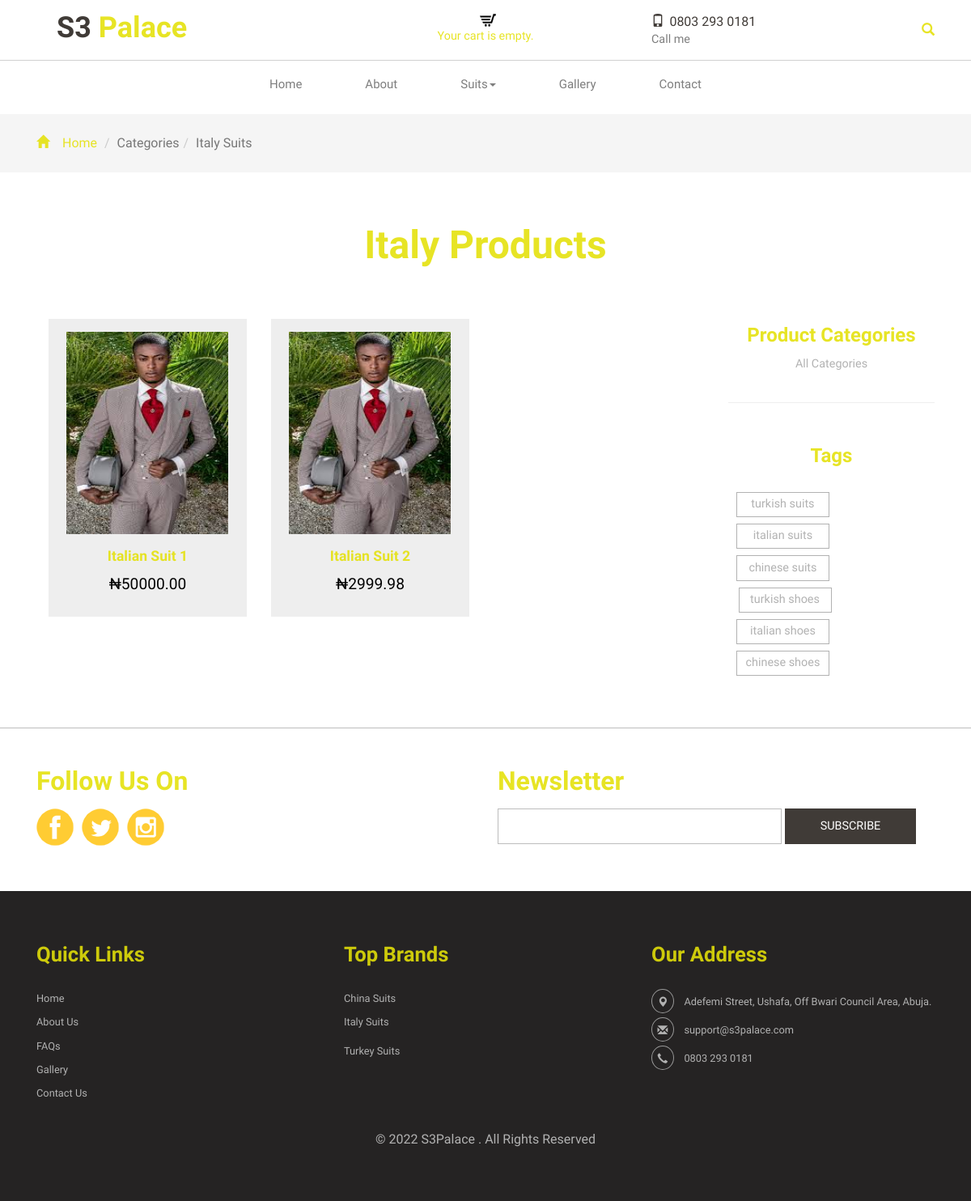
The app's page /suits/italy/, older data.
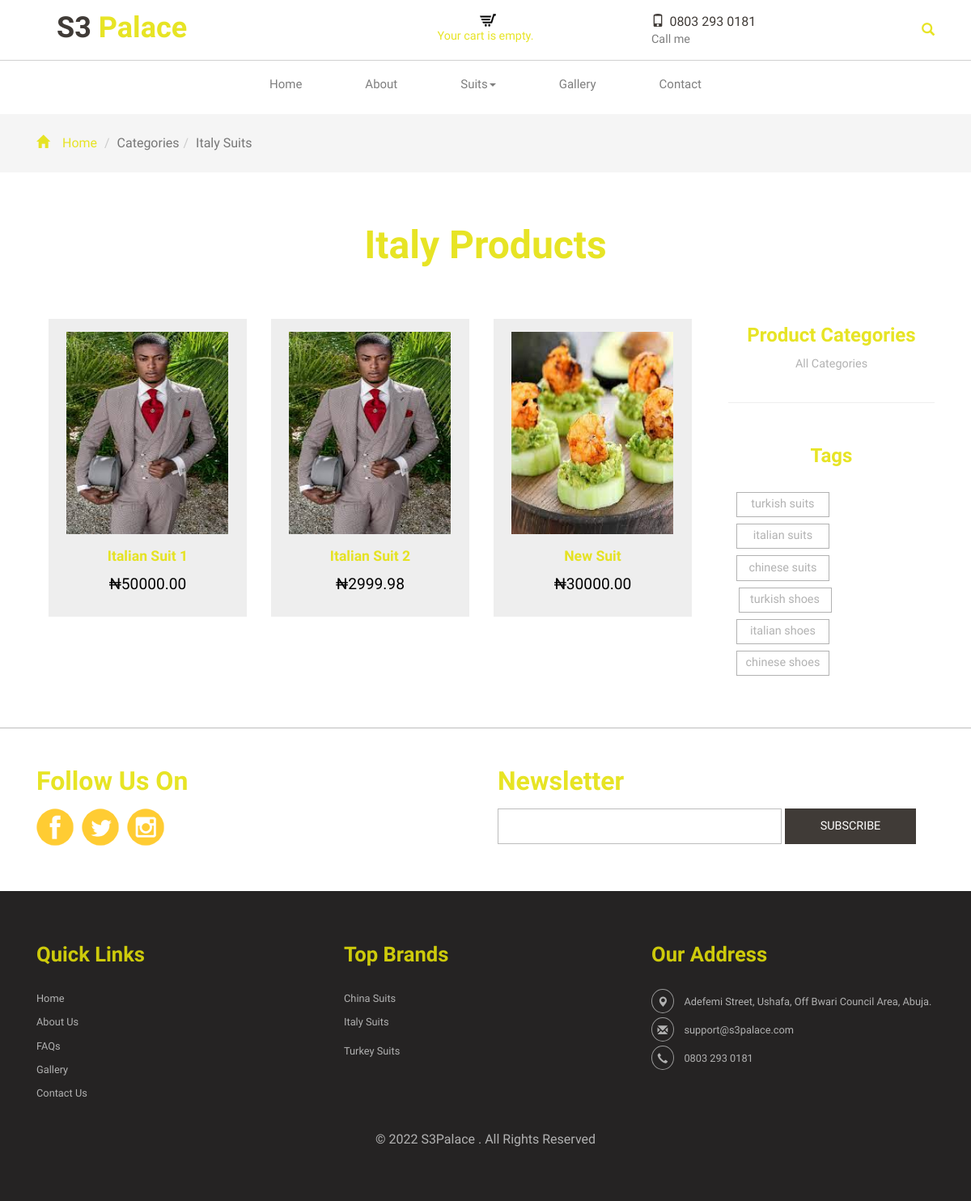
The same page, newer data.
### shop/models.py (models this page shows, shortened)
class Category(models.Model):
    name = models.CharField(max_length=100, db_index=True)
    slug = models.SlugField(max_length=200, unique=True)
    class Meta:
        ordering = ('name',)
        verbose_name = 'category'
        verbose_name_plural = 'categories'
    def get_absolute_url(self):
        return reverse('shop:product_list_by_category',args=[self.slug])

class Suits(models.Model):
    sizes = (
        (40,40),
        (42,42),
        (44,44),
        (46,46),
        (48,48),
        (50,50),
        (52,52),
        (54,54),
        (56,56),
        (58,58),
        (60,60),
        (64,64),
        (66,66),
        (68,68),
        (70,70)
    )
    brands = (
        ('Italian Suits', 'Italian Suits'),
        ('Turkish Suits', 'Turkish Suits'),
        ('Chinese Suits', 'Chinese Suits'),
        ('Italian Shoes', 'Italian Shoes'),
        ('Turkish Shoes', 'Turkish Shoes'),
        ('Chinese Shoes', 'Chinese Shoes')
    )
    name = models.CharField(max_length=200, db_index=True)
    slug = models.SlugField(max_length=200, db_index=True)
    category = models.ForeignKey(Category, related_name='suits_products', on_delete=models.CASCADE)
    sizes = models.CharField(max_length=20, blank=True, default='44-60')
    brands = models.CharField(max_length=100, choices=brands, null=True, db_index=True)
    image = models.ImageField(upload_to='products/%Y/%m/%d',blank=True)
    description = models.TextField(blank=True)
    price = models.DecimalField(max_digits=10, decimal_places=2)
    available = models.BooleanField(default=True)
    created = models.DateTimeField(auto_now_add=True)
    updated = models.DateTimeField(auto_now=True)
    def get_absolute_url(self):
        return reverse('shop:suit_detail', args=[self.id, self.slug])
    class Meta:
        ordering = ('name',)
        index_together = (('id', 'slug'),)
    def __str__(self):
        return self.name

### shop/views.py (the view)
# urls.py: path('suits/<slug:category_slug>/', views.category_list,name='product_list_by_category'),
def category_list(request, category_slug=None):
    category = None
    categories = Category.objects.all()
    suits = Suits.objects.filter(available=True)
    cart = Cart(request)
    if category_slug:
        category = get_object_or_404(Category, slug=category_slug)
        suits = suits.filter(category=category)
    for a in suits:
        print('This is suit:',a, a.get_absolute_url)
    context = {
		'category': category,
        'suits':suits,
        'cart':cart,
        'categories': categories
        }
    return render(request,'shop/product/suit_category_list.html', context)

### cart/cart.py (called while the page is built)
  def __len__(self):
    return sum(item['quantity'] for item in self.cart.values())

### shop/templates/shop/product/suit_category_list.html (shortened to what this page needs)
{% extends 'shop/base.html' %}
{% load static %}
{% block content %}
<div class="breadcrumbs">
	<div class="container">
		<ol class="breadcrumb breadcrumb1 animated wow slideInLeft animated" data-wow-delay=".5s" style="visibility: visible; animation-delay: 0.5s; animation-name: slideInLeft;">
			<li><a href="{% url 'shop:home' %}"><span class="glyphicon glyphicon-home" aria-hidden="true"></span>Home</a></li>
			<li class="active">Categories</li><li class="active">{{category.name}} Suits</li>
		</ol>
	</div>
</div>
<div class="products">
	<div class="container">
		<h2>
			{% if category %}{{ category.name }} Products {% else %}Products{% endif %}
		</h2>
        <div class="col-md-9" style="border: 0px solid red;">
            <div class="content-top1">
                {% for c in suits %}
				<div class="col-md-4 col-md4">
					<div class="col-md1 simpleCart_shelfItem">
						<a href="{{ c.get_absolute_url }}">
							<img style="height:250px; width:200px;" class="img-responsive" src="{{ c.image.url }}" alt="Product Picture" />
						</a>
						<h3><a href="{{ c.get_absolute_url }}">{{ c.name }}</a></h3>
						<div class="price">
								<h5 class="item_price">&#x20A6;{{ c.price }}</h5>
						</div>
					</div>
				</div>
                {% endfor %}
            </div>
        </div> <br>
        <div class="col-md-3 col-sm-12 mt-10 animated wow fadeInLeft" data-wow-delay=".5s" style="text-align:center;">
				<div class=" rsidebar span_1_of_left">
						<h3 class="cate">Product Categories</h3>
						<ul class="menu-drop">
							<li class="item1"> {% if not category %} {% endif %}
								<a href="{% url "shop:home" %}">All Categories</a>
							</li>
						</ul>
				</div>
                <hr>
							<div class="tag">
								<h3 class="cate">Tags</h3>
								<div class="tags text-right col-md-6 col-sm-12">
									<ul>
										<li class='' style="width:115px; float:right;"><a href="#">turkish suits</a></li>
										<li style="width:115px; float:right;"><a href="#">italian suits</a></li>
										<li style="width:115px; float:right;"><a href="#">chinese suits</a></li>
										<li style="width:115px; float:right;"><a href="#">turkish shoes</a></li>
										<li style="width:115px; float:right;"><a href="#">italian shoes</a></li>
										<li style="width:115px; float:right;"><a href="#">chinese shoes</a></li>
										<div class="clearfix"> </div>
									</ul>
								</div>
							</div>
        </div>
    </div>
</div>
{% endblock content  %}

### shop/templates/shop/base.html (shortened to what this page needs)
{% load static  %}
<!DOCTYPE html>
<html>
<head>
<link href="{% static 'css/bootstrap-3.1.1.min.css' %}" rel='stylesheet' type='text/css' />
<link href="{% static 'css/style.css' %}" rel="stylesheet" type="text/css" media="all" />
<link href="{% static 'css/animate.min.css' %}" rel="stylesheet">
</head>
<div class="header">
	<div class="header-top">
		<div class="container">
				<div class="col-sm-4 logo animated wow fadeInLeft" data-wow-delay=".5s">
					<h1><a class='' href="{% url 'shop:home' %}">S3 <span>Palace</span></a></h1>
				</div>
			<div class="col-sm-4 world animated wow fadeInRight" data-wow-delay=".5s">
					<div class="cart box_1">
						<a href="{% url 'cart:cart_detail' %}">
						<h3> <div class="total">
							<img src="{% static 'images/cart.png' %}" alt="cart"/></h3>
						</a>
						<p>
              {% with total_items=cart|length %}
                  {% if total_items > 0 %}
                  	Your cart:
                  	<a href="{% url "cart:cart_detail" %}">
                  	{{ total_items }} item{{ total_items|pluralize }},
                  	&#x20A6;{{ cart.get_total_price }}
                  	</a>
                  {% else %}
                  	Your cart is empty.
                  {% endif %}
              {% endwith %}
						</p>
					</div>
			</div>
			<div class="col-sm-2 number animated wow fadeInRight" data-wow-delay=".5s">
					<span><i class="glyphicon glyphicon-phone"></i>0803 293 0181</span>
					<p>Call me</p>
				</div>
			<div class="col-sm-2 search animated wow fadeInRight" data-wow-delay=".5s">
				<span id = 'search_bar'><a class="play-icon popup-with-zoom-anim" href="#small-dialog"><i id='btn_search'
				 class="glyphicon glyphicon-search item_add2">
				</i></a></span>
			</div>
				<div class="clearfix"> </div>
		</div>
	</div>
		{% include 'shop/product/header.html' %}
					<link href="{% static 'css/popuo-box.css' %}" rel="stylesheet" type="text/css" media="all"/>
		</div>
	</div>
</div>
<body>
{% block content %} {% endblock content  %}
</body>
{% include 'shop/product/footer.html' %}
</html>

### shop/templates/shop/product/header.html (shortened to what this page needs)
{% load static %}
<div class="container">
	<div class="head-top">
		<div class="n-avigation">
			{% include 'shop/product/nav.html' %}
	</div>

### shop/templates/shop/product/nav.html (shortened to what this page needs)
{% load static %}
<nav class="navbar nav_bottom" role="navigation">
<div class="navbar-header nav_2">
</div>
<div class="collapse navbar-collapse" id="bs-megadropdown-tabs">
	<ul class="nav navbar-nav nav_1">
		<li><a href="{% url 'shop:home' %}">Home</a></li>
		<li><a href="{% url 'shop:about' %}">About</a></li>
		<li class="dropdown mega-dropdown active">
			<a href="{% url 'shop:home' %}" class="dropdown-toggle" data-toggle="dropdown">Suits<span class="caret"></span></a>
		</li>
		<li><a href="{% url 'shop:gallery' %}">Gallery</a></li>
		<li class="last"><a href="{% url 'shop:contact' %}">Contact</a></li>
	</ul>
	</div>
</nav>

### shop/templates/shop/product/footer.html (shortened to what this page needs)
<div class="footer">
	<div class="container">
		<div class="footer-top">
			<div class="col-md-6 top-footer animated wow fadeInLeft" data-wow-delay=".5s">
				<h3>Follow Us On</h3>
				<div class="social-icons">
					<ul class="social">
						<li><a href="https://web.facebook.com/SMILESSUITSANDSHOESPALACE/"><i class="twitter"></i></a> </li>
						<li><a href="https://web.facebook.com/SMILESSUITSANDSHOESPALACE/"><i class="facebook"></i></a></li>
						<li><a href="https://www.instagram.com/smilessuitsandshoespalace/"><i class="linked"></i> </a></li>
					</ul>
				 </div>
			</div>
			<div class="col-md-6 top-footer1 animated wow fadeInRight" data-wow-delay=".5s">
				<h3>Newsletter</h3>
					<form action="#" method="post">
						<input type="text" name="email" value="" onfocus="this.value='';" onblur="if (this.value == '') {this.value ='';}">
						<input type="submit" value="SUBSCRIBE">
					</form>
			</div>
			<div class="clearfix"> </div>
		</div>
	</div>
	<div class="footer-bottom">
		<div class="container">
				<div class="col-md-4 footer-bottom-cate animated wow fadeInLeft" data-wow-delay=".5s">
					<h6>Quick Links</h6>
					<ul>
						<li><a href="{% url 'shop:home' %}">Home</a></li>
						<li><a href="{% url 'shop:about' %}">About Us</a></li>
						<li><a href="{% url 'shop:about' %}#faq">FAQs</a></li>
						<li><a href="{% url 'shop:gallery' %}">Gallery</a></li>
						<li><a href="{% url 'shop:contact' %}">Contact Us</a></li>
					</ul>
				</div>
				<div class="col-md-4 footer-bottom-cate animated wow fadeInRight" data-wow-delay=".5s">
					<h6>Top Brands</h6>
					<ul>
						{% for c in categories %}
						<li {% if category.slug == c.slug %} {% endif %}>
							{% if c.name == 'China' %}
								<a href="{{ c.get_absolute_url }}">{{ c.name }} Suits</a>
							{% elif c.name == 'Italy' %}
								<a href="{{ c.get_absolute_url }}">{{ c.name }} Suits</a>
							{% elif c.name == 'Turkey' %}
								<a href="{{ c.get_absolute_url }}">{{ c.name }} Suits</a>
							{% elif c.name == 'Nigerian' %}
								<a href="{{ c.get_absolute_url }}">{{ c.name }} Suits</a>
							{% endif %}
						</li>
						{% endfor %}
					</ul>
				</div>
				<div class="col-md-4 footer-bottom-cate cate-bottom animated wow fadeInRight" data-wow-delay=".5s">
					<h6>Our Address</h6>
					<ul>
						<li><i class="glyphicon glyphicon-map-marker" aria-hidden="true"></i>Adefemi Street, Ushafa, Off Bwari Council Area, <span>Abuja.</span></li>
						<li><i class="glyphicon glyphicon-envelope" aria-hidden="true"></i><a href="mailto:support@s3palace.com"></a>support@s3palace.com</li>
						<li><i class="glyphicon glyphicon-earphone" aria-hidden="true"></i>0803 293 0181</li>
					</ul>
				</div>
				<div class="clearfix"> </div>
				<p class="footer-class animated wow fadeInUp animated" data-wow-delay=".5s"
                style="visibility: visible; animation-delay: 0.5s; animation-name: fadeInUp;"> © 2022 S3Palace . All Rights Reserved </p>
		</div>
	</div>
</div>

Row changes from the older to the newer data that the page shows:
added Suits: image (picture), name "New Suit", price "30000.00"
